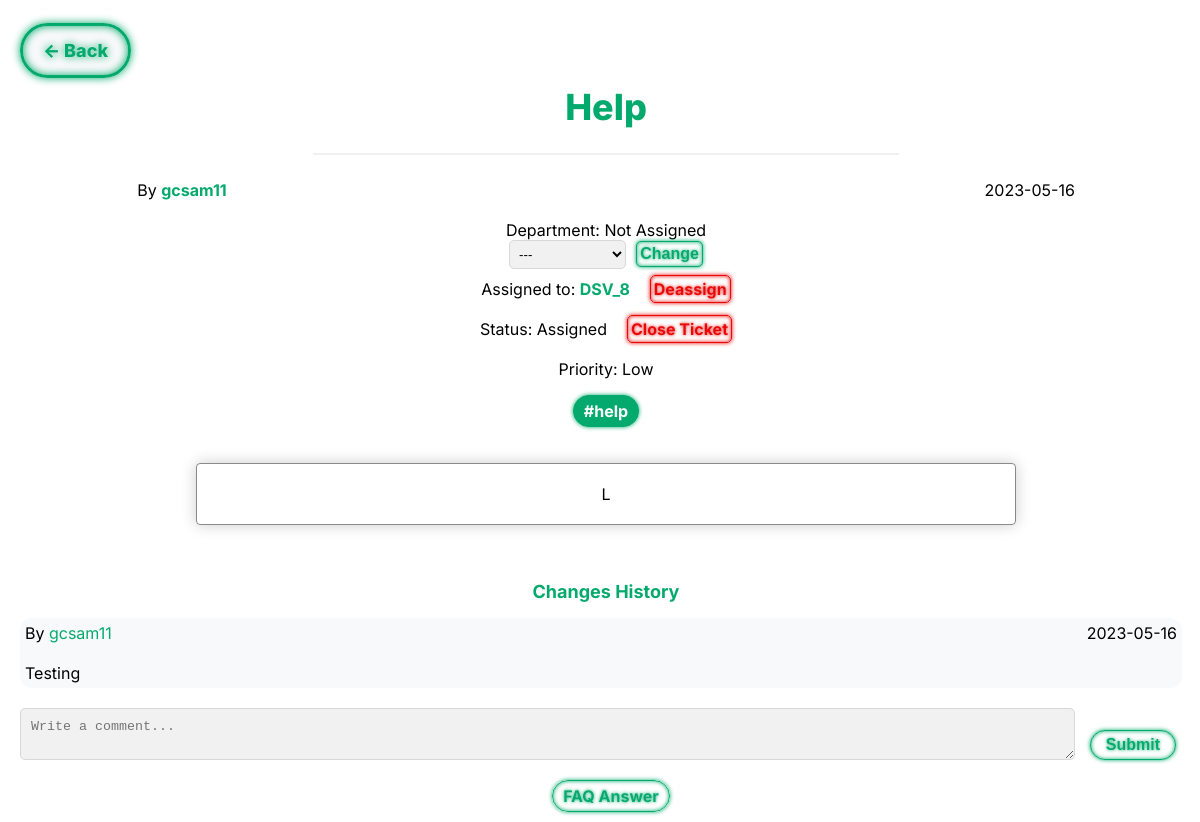
Page /pages/ticket.php?id=4&site=my_tickets (signed in) on the earlier database version.
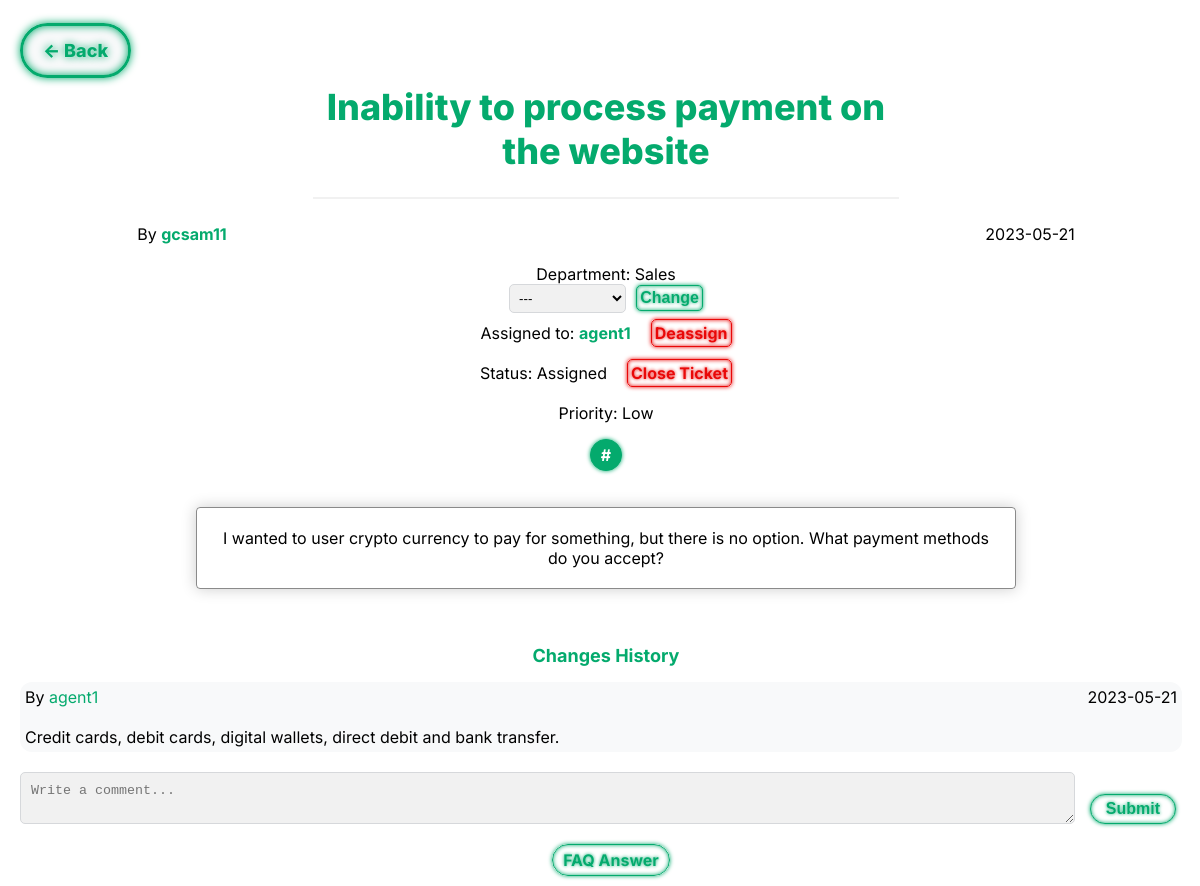
Same page on the later database version.
### tables this page shows
CREATE TABLE TICKET (
    ticket_id INTEGER PRIMARY KEY AUTOINCREMENT,
    user_id INT NOT NULL,
    assigned_agent INT CHECK (assigned_agent <> user_id),
    department_id INT,
    title VARCHAR(255) NOT NULL,
    description VARCHAR(1000) NOT NULL,
    status VARCHAR(10) NOT NULL DEFAULT 'Open' CHECK (status = 'Open' OR status = 'Assigned' OR status = 'Closed'),
    priority VARCHAR(10) NOT NULL DEFAULT 'Low' CHECK (priority = 'Low' OR priority = 'Medium' OR priority = 'High'),
    date DATE NOT NULL,
    hashtag VARCHAR(255),
    FOREIGN KEY(user_id) REFERENCES USER(user_id) ON DELETE CASCADE ON UPDATE CASCADE,
    FOREIGN KEY(department_id) REFERENCES DEPARTMENT(department_id) ON DELETE CASCADE ON UPDATE CASCADE,
    FOREIGN KEY(assigned_agent) REFERENCES USER(user_id) ON DELETE CASCADE ON UPDATE CASCADE
);

CREATE TABLE USER (
    user_id INTEGER PRIMARY KEY AUTOINCREMENT,
    department_id INT,
    name VARCHAR(255) NOT NULL,
    username VARCHAR(8) NOT NULL UNIQUE,
    email VARCHAR(255) NOT NULL UNIQUE,
    password VARCHAR(255) NOT NULL,
    type VARCHAR(10) NOT NULL DEFAULT 'Client' CHECK (type = 'Agent' OR type = 'Admin' OR type = 'Client'),
    gender VARCHAR(10) DEFAULT 'None' CHECK(gender = 'Male' or gender = 'Female' or gender = 'Other' or gender = 'None'),
    FOREIGN KEY(department_id) REFERENCES DEPARTMENT(department_id) ON DELETE CASCADE ON UPDATE CASCADE
);

CREATE TABLE TICKET_ANSWER (
    ticket_answer_id INTEGER PRIMARY KEY AUTOINCREMENT,
    ticket_id INT NOT NULL,
    answer VARCHAR(1000) NOT NULL,
    date DATE NOT NULL,
    answer_id INT NOT NULL,
    FOREIGN KEY(ticket_id) REFERENCES TICKET(ticket_id) ON DELETE CASCADE ON UPDATE CASCADE,
    FOREIGN KEY(answer_id) REFERENCES USER(user_id) ON DELETE CASCADE ON UPDATE CASCADE
);

CREATE TABLE DEPARTMENT (
    department_id INTEGER PRIMARY KEY AUTOINCREMENT,
    name VARCHAR(255) NOT NULL
);

### database/fetchTicket.php (called while the page is built)
<?php
    include 'connection.php';
    if(!empty($_GET['id']) && is_numeric($_GET['id'])){
        $stmt = $db->prepare('SELECT * FROM Ticket WHERE ticket_id = :ticket_id');
        $stmt->bindParam(':ticket_id', $_GET['id']);
        $stmt->execute();
        $row3 = $stmt->fetch();
    }
    else{
        header('Location:../pages/all_tickets.php');
    }
?>

### database/getTicketDepartment.php (called while the page is built)
<?php
    if(!empty($row3['department_id']) && is_numeric($row3['department_id'])){
        $stmt2 = $db -> prepare('SELECT name FROM Department WHERE department_id = :department_id');
        $stmt2 -> bindParam(':department_id', $row3['department_id']);
        $stmt2 -> execute();
        $row2 = $stmt2 -> fetch();
        $ticketdepartment = $row2['name'];
    }
    else{
        $ticketdepartment = 'Not Assigned';
    }
?>

### database/getAssignedAgent.php (called while the page is built)
<?php
    include 'connection.php';
    $stmt = $db->prepare('SELECT * FROM User WHERE user_id = :user_id');
    $stmt->bindParam(':user_id', $agentid);
    $stmt->execute();
    $assignedagent = $stmt->fetch();
?>

### database/fetchUser.php (called while the page is built, shortened)
<?php
    include 'connection.php';
    $stmt = $db -> prepare('SELECT * FROM User WHERE user_id = :user_id');
    $stmt -> bindParam(':user_id', $userid);
    $stmt -> execute();
    $row = $stmt -> fetch();
?>

### pages/ticket.php (the view, shortened to what the changed rows need)
<?php
    include '../database/checkSession.php';
    include '../database/fetchTicket.php';
    $ticketid = $_GET['id'];
    $userid = $row3['user_id'];
    $status = $row3['status'];
    include '../database/fetchUser.php';
?>
<!DOCTYPE html>
<html>
<head>
	<link rel="stylesheet" href="../css/ticket.css">
</head>
    <body>
        <header>
            <h1><?php echo $row3['title'] ?></h1>
            <hr>
        </header>
        <div class="ticket_content">
            <div class="ticket_info">
                <div class="ticket_username_and_date">
                    <span class="ticket_username"> By <a class="ticket_username_link" href="../pages/profile_viewer.php?id=<?php echo $row3['user_id'] ?>"><?php echo $row['username'] ?></a> </span>
                    <span class="ticket_date"> <?php echo $row3['date'] ?> </span>
                </div>
                <br>
                <div class="ticket_more_info">
                    <?php
                        include '../database/getTicketDepartment.php';
                        echo '<div class="ticket_department"> Department: ' . $ticketdepartment;
                        if(($_SESSION['type'] != 'Client') && ($status != 'Closed')){
                            echo '<form action="../database/alterTicketDepartment.php?id=' . $ticketid . '" method="post">
                            <input type="hidden" name="csrf" value="' . $_SESSION['csrf'] . '">';
                            echo '<button type="submit" class="changeticketdepbtn">Change</button></form>';
                        };
                        echo '</div>';
                        echo '<div class="assigned_agent"';
                        if(!empty($row3['assigned_agent'])){
                            echo '<br>Assigned to: <a class="ticket_username_link" href="../pages/profile_viewer.php?id=' . $row3['assigned_agent'] . '">';
                            $agentid = $row3['assigned_agent'];
                            include '../database/getAssignedAgent.php';
                            echo $assignedagent['username'];
                            echo '</a>';
                            if((($row3['assigned_agent'] == $_SESSION['user_id']) || ($_SESSION['type'] == 'Admin')) && ($status != 'Closed')){
                                echo '<a class="deassign" href="../database/deassign.php?id='. $ticketid .'">Deassign</a>';
                            }
                        }
                        echo '</div>';
                        echo '<br><div class="ticket_status"> Status: ' . $status;
                        if((($row3['assigned_agent'] == $_SESSION['user_id']) || $_SESSION['type'] == 'Admin') && $status != 'Closed'){
                            echo '<a class="closeticket" href="../database/closeTicket.php?id=' . $ticketid . '">Close Ticket</a>';
                        }
                        echo '</div>';
                    ?>
                    <br>
                    <div class="priority">Priority: <?php echo $row3['priority'] ?></div>
                </div>
            </div>
            <div class="hashtag_container">
                <p id="hashtag">#<?php echo $row3['hashtag']; ?></p>
            </div>
            <br>
            <div class="ticket_description_container">
                <div class="ticket_description">
                    <?php echo $row3['description'] ?>
                </div>
            </div>
            <?php
                if($_SESSION['type'] != 'Client'){
                    echo '<br><br><p class="changes_history"><a class="ticketchanges" href="../pages/changes_list.php?id=' . $ticketid . '">Changes History</a></p>';
                }
            ?>
        </div>
        <div class="comments">
            <?php
                include '../database/getTicketComments.php';
            ?>
        </div><br>
    </body>
</html>

### database/getTicketComments.php
<?php
    include 'connection.php';
    $stmt = $db->prepare('SELECT * FROM TICKET_ANSWER WHERE ticket_id = :ticket_id');
    $stmt->bindParam(':ticket_id', $ticketid);
    $stmt->execute();
    $comment = $stmt->fetchAll();
    foreach($comment as $ticketcomment){
        $userid = $ticketcomment['answer_id'];
        include 'fetchUser.php';
        echo '<div class="ticket_comments"><div class="ticket_comment_username_and_date"><span> By <a class="ticket_comment_username" href="profile_viewer.php?'.$ticketcomment['answer_id']. '">' . $row['username'] . '</a></span>
        <span class="ticket_comment_date">'. $ticketcomment['date'] .'</span></div><br>
        <span class="ticket_comment_text">'. $ticketcomment['answer'] .'</span></div>';
    }
?>

Differences in the rows shown:
no longer on this page (row edited): user: username "DSV_8"
no longer on this page (row edited): ticket_answer: answer.username "gcsam11", date "2023-05-16", answer "Testing"
changed ticket "Assigned": title "Help" → "Inability to process payment on the website"; date "2023-05-16" → "2023-05-21"; description "L" → "I wanted to user crypto currency to pay for something, but there is no option. What payment methods do you accept?"; hashtag "help" → (not shown)
now on this page (row unchanged): department: name "Sales"
added user: username "agent1"
now on this page (row edited): ticket_answer: answer.username "agent1", date "2023-05-21", answer "Credit cards, debit cards, digital wallets, direct debit and bank transfer."
Other differences:
$ticketdepartment: "Not Assigned" → "Sales"
